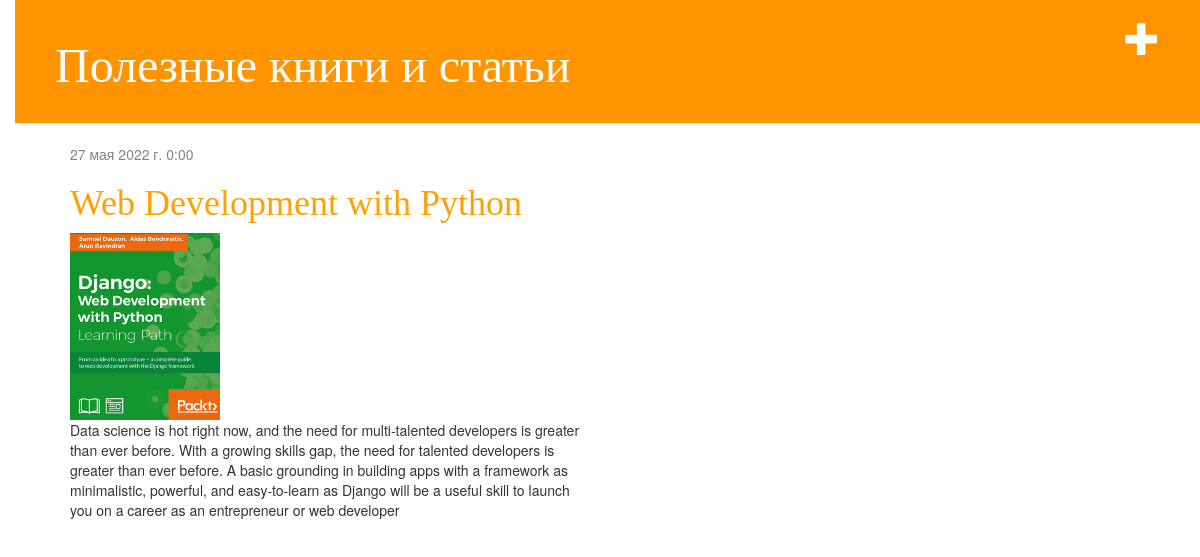
The page / on the database its author committed.
### articl/models.py (models this page shows, shortened)
class Post(models.Model):
    user = models.ForeignKey(to=User, null=True,on_delete=models.CASCADE)
    title = models.CharField(max_length=200)
    text = models.TextField()
    created_date = models.DateTimeField(default=timezone.now)
    published_date = models.DateTimeField(blank=True, null=True)
    cover = models.ImageField(upload_to=user_directory_path)#cover - картинка;
    book = models.FileField(upload_to='books/%Y-%m-%d/')# cover - картинка;

### articl/views.py (the view)
# urls.py: path('', views.post_list, name='post_list'),
def post_list(request):
    posts = Post.objects.filter(published_date__lte=timezone.now()).order_by('published_date')
    return render(request, 'articl/post_list.html', {'posts': posts})

### templates/articl/post_list.html
{% extends 'articl/base.html' %}
{% block content %}
{% for post in posts %}
        <div class="row-md-4">
            <div class="date">
                {{ post.published_date }}
            </div>
            <h1><a href="{% url 'post_detail' pk=post.pk %}">{{ post.title }}</a></h1>
            <img src="../../media/{{ post.cover }}" width="20%">
            <p>{{ post.text|linebreaksbr }}</p>
        </div>
{% endfor %}
{% endblock %}

### templates/articl/base.html (shortened to what this page needs)
{% load static %}
<html>
    <head>
        <link rel="stylesheet" href="//maxcdn.bootstrapcdn.com/bootstrap/3.2.0/css/bootstrap.min.css">
        <link rel="stylesheet" href="//maxcdn.bootstrapcdn.com/bootstrap/3.2.0/css/bootstrap-theme.min.css">
        <link rel="stylesheet" href="{% static 'css/articl.css' %}">
    </head>
   <body>
    <div class="page-header">
        <a href="{% url 'post_new' %}" class="top-menu"><span class="glyphicon glyphicon-plus"></span></a>
        <h1><a href="/">Полезные книги и статьи</a></h1>
    </div>
    <div class="content container">
        <div class="row">
            <div class="col-md-8">
            {% block content %}
            {% endblock %}
            </div>
        </div>
    </div>
</body>
</html>

### articl/static/css/articl.css (style rules this page uses)
body { padding-left: 15px; }
h1 a { color: #FCA205; font-family: 'Lobster'; }
.page-header { background-color: #ff9400; margin-top: 0; padding: 20px 20px 20px 40px; }
.page-header h1, .page-header h1 a, .page-header h1 a:visited, .page-header h1 a:active { color: #ffffff; font-size: 36pt; text-decoration: none; }
.content { margin-left: 40px; }
h1, h2, h3, h4 { font-family: 'Lobster', cursive; }
.date { color: #828282; }
.top-menu, .top-menu:hover, .top-menu:visited { color: #ffffff; float: right; font-size: 26pt; margin-right: 20px; }

### rows shown on the page
Post: published_date "27 мая 2022 г. 0:00", title "Web Development with Python", cover (picture), text "Data science is hot right now, and the need for multi-talented developers is greater than ever before. With a growing skills gap, the need for talented developers is greater than ever before. A basic grounding in building apps with a framework as minimalistic, powerful, and easy-to-learn as Django will be a useful skill to launch you on a career as an entrepreneur or web developer"
